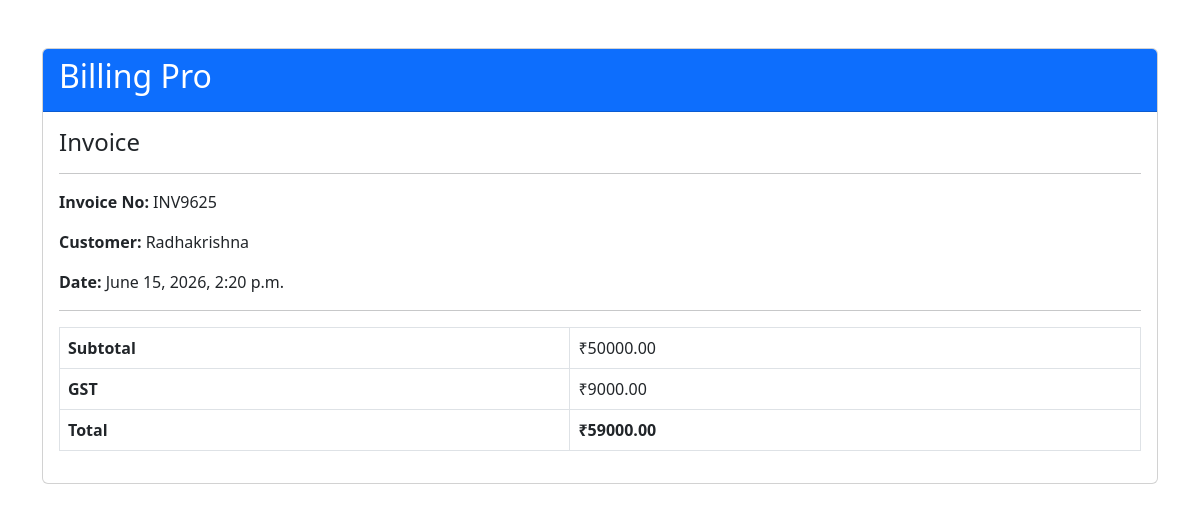
The app's page /billing/print/1/ with its own data.
### billing/models.py (models this page shows, shortened)
class Invoice(models.Model):
    invoice_no = models.CharField(
        max_length=20,
        unique=True
    )
    customer = models.ForeignKey(
        Customer,
        on_delete=models.CASCADE
    )
    subtotal = models.DecimalField(
        max_digits=10,
        decimal_places=2,
        default=0
    )
    gst = models.DecimalField(
        max_digits=10,
        decimal_places=2,
        default=0
    )
    total = models.DecimalField(
        max_digits=10,
        decimal_places=2,
        default=0
    )
    created_at = models.DateTimeField(
        auto_now_add=True
    )

### customers/models.py (models this page shows, shortened)
class Customer(models.Model):
    name = models.CharField(max_length=100)
    mobile = models.CharField(max_length=15)
    email = models.EmailField()
    address = models.TextField()

### billing/views.py (the view)
def print_invoice(request, id):
    invoice = Invoice.objects.get(
        id=id
    )
    return render(
        request,
        'billing/print_invoice.html',
        {
            'invoice': invoice
        }
    )

### templates/billing/print_invoice.html (shortened to what this page needs)
<!DOCTYPE html>
<html>
<head>
<link
href="https://cdn.jsdelivr.net/npm/bootstrap@5.3.0/dist/css/bootstrap.min.css"
rel="stylesheet">
</head>
<body onload="window.print()">
<div class="container mt-5">
    <div class="card">
        <div class="card-header bg-primary text-white">
            <h2>Billing Pro</h2>
        </div>
        <div class="card-body">
            <h4>Invoice</h4>
            <hr>
            <p>
                <strong>Invoice No:</strong>
                {{ invoice.invoice_no }}
            </p>
            <p>
                <strong>Customer:</strong>
                {{ invoice.customer.name }}
            </p>
            <p>
                <strong>Date:</strong>
                {{ invoice.created_at }}
            </p>
            <hr>
            <table class="table table-bordered">
                <tr>
                    <th>Subtotal</th>
                    <td>₹{{ invoice.subtotal }}</td>
                </tr>
                <tr>
                    <th>GST</th>
                    <td>₹{{ invoice.gst }}</td>
                </tr>
                <tr>
                    <th>Total</th>
                    <td>
                        <strong>
                            ₹{{ invoice.total }}
                        </strong>
                    </td>
                </tr>
            </table>
        </div>
    </div>
</div>
</body>
</html>

### records on screen
Invoice: invoice_no "INV9625", customer.name "Radhakrishna", created_at "June 15, 2026, 2:20 p.m.", subtotal "50000.00", gst "9000.00", total "59000.00"
